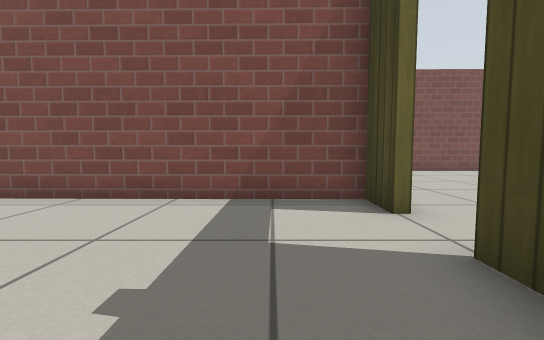
view 1 (above)

19 first-person views from a walk through a robot-simulator world made for Gazebo. The camera is 0.5 m above the floor, tilts 4° down and sees 90° across. The floor is counted in squares, 0.5 m on a side. Each view is taken from the middle of a square. On the plan, view 1 faces up. The plan holds only what a view shows up to about 11 squares ahead; the rest is blank. Gazebo's built-in surfaces are drawn with simple patterns.

view 2
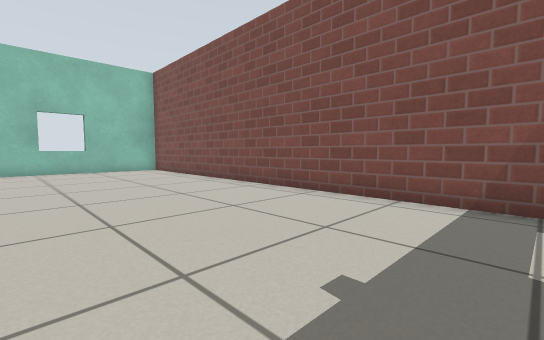

view 3
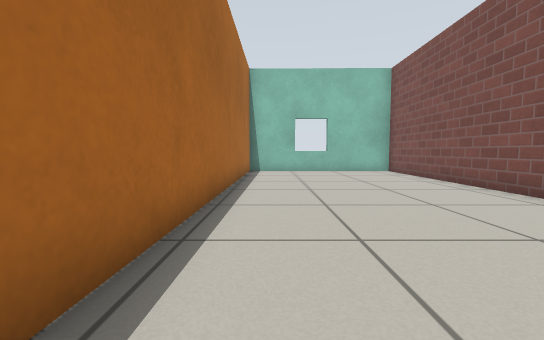

view 4
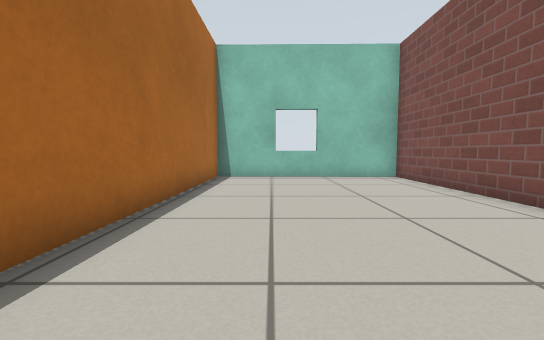

view 5
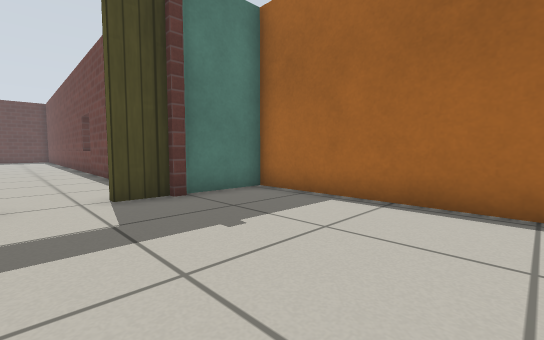

view 6
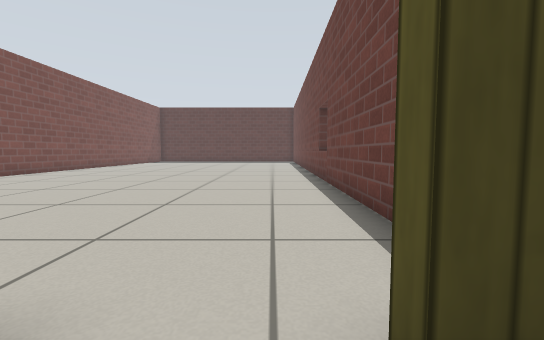

view 7
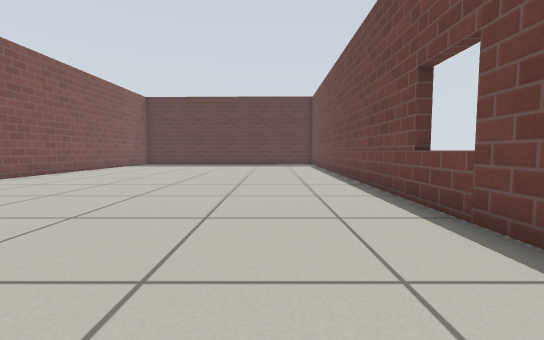

view 8
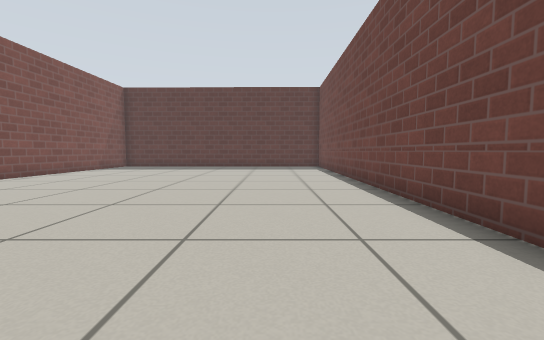

view 9
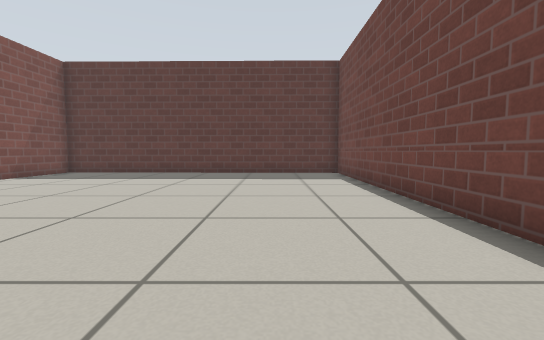

view 10
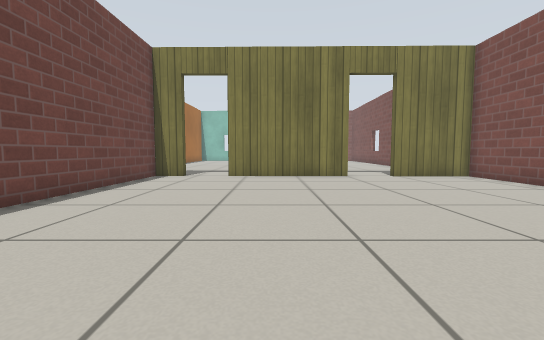

view 11
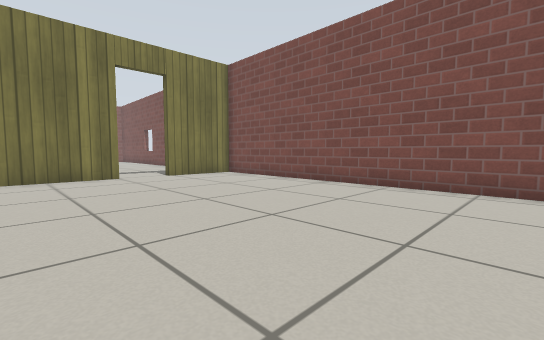

view 12
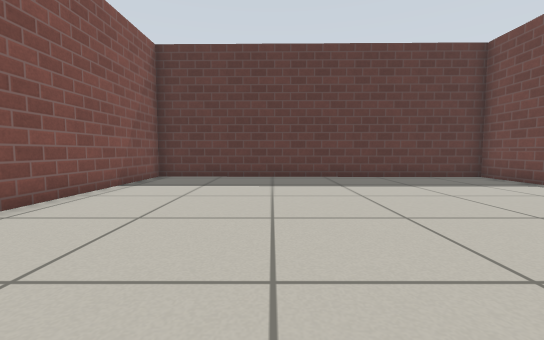

view 13
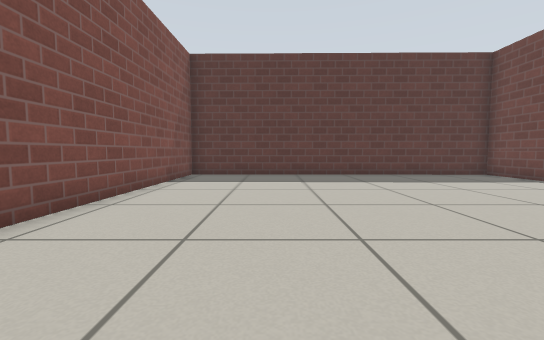

view 14
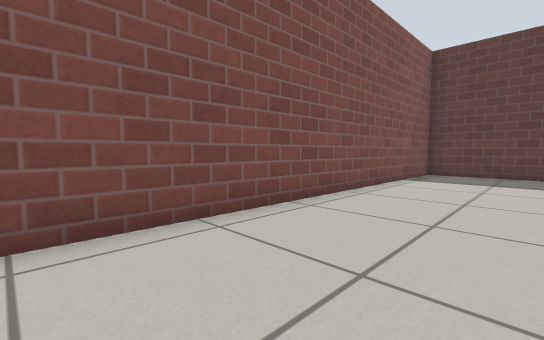

view 15
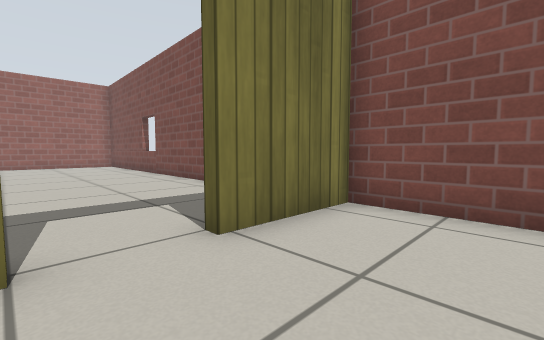

view 16
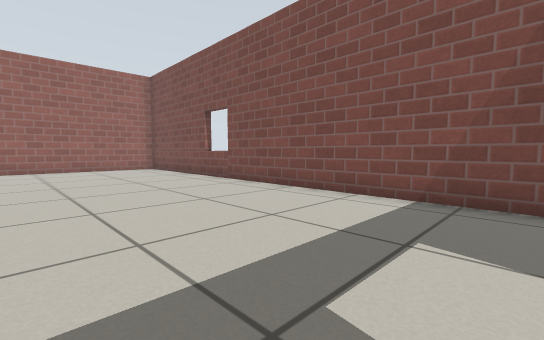

view 17
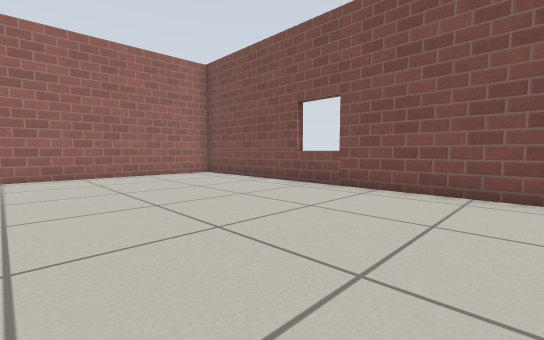

view 18
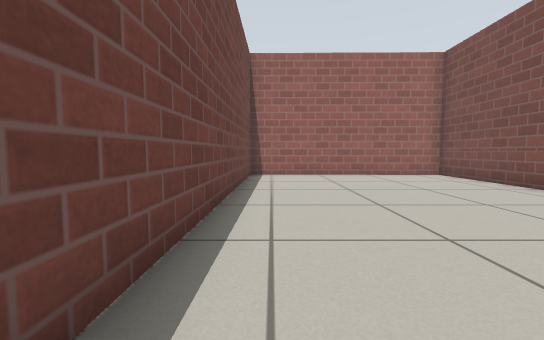

view 19
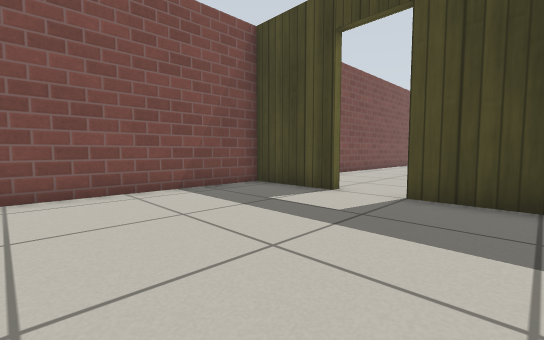

### Floor plan
Points are (right, up) in squares from view 1. A wall is a line through its corners. A room is listed if a view was taken in it or the views show most of it. See-through windows are left out.
Room 1 (views 1, 2, 3, 4, 5, 6)
walls: (1.9, 1.2) (1.9, 2.5); (1.9, 4.2) (1.9, 5.6) (-14.5, 5.8) (-14.6, -1.1) (1.8, -1.3) (1.9, 1)
ways out: open door at (2, 3.5) to room 2
Room 2 (views 7, 8, 9, 10, 11, 12, 13, 14, 15)
walls: (2.3, 9.1) (2.2, 4.2); (2.2, 2.5) (2.2, 1.3) (26.4, 1) (26.5, 13.4) (2.3, 13.7) (2.3, 10.7)
ways out: open door at (2, 3.5) to room 1; open door at (2, 9.5) to room 3
Room 3 (views 16, 17, 18, 19)
walls: (2, 10.7) (2, 13.8) (-14.3, 14); (1.9, 6.9) (2, 9); (-14.4, 11.5) (-14.4, 7); (-14.1, 6.1) (-4, 5.9)
ways out: open door at (2, 9.5) to room 2

Positions as (right, up) in squares from view 1, and headings:
1: (0, 0), facing up
2: (0, 0), facing up-left
3: (-1, 0), facing left
4: (-4, 1), facing left
5: (-4, 4), facing down-right
6: (1, 3), facing right
7: (6, 4), facing right
8: (9, 4), facing right
9: (14, 4), facing right
10: (13, 6), facing left
11: (13, 6), facing up-left
12: (16, 9), facing right
13: (15, 10), facing right
14: (14, 10), facing up-right
15: (5, 9), facing up-left
16: (1, 8), facing up-left
17: (-3, 7), facing up-left
18: (-3, 7), facing left
19: (-4, 7), facing up-right
